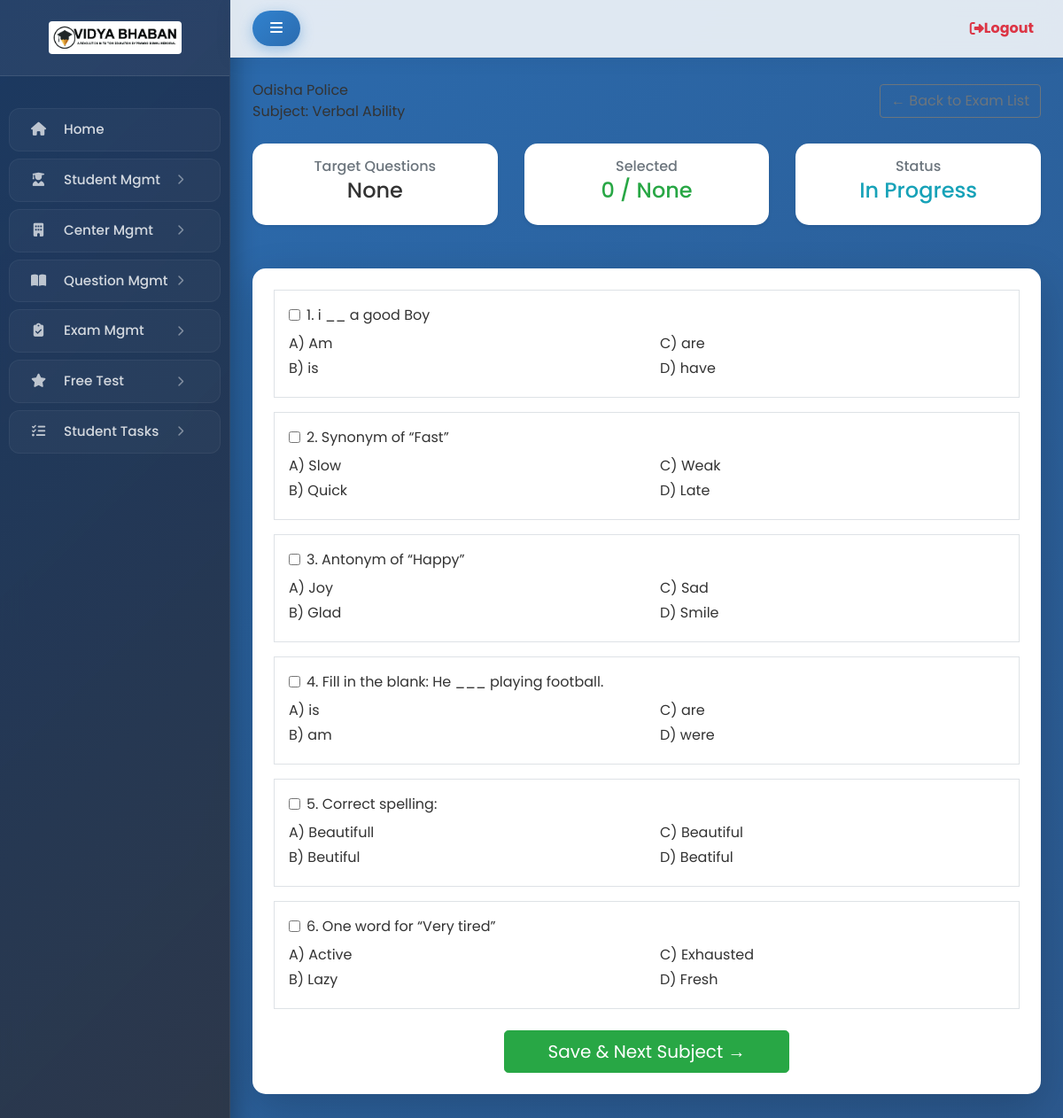
The page /panel/exam/3/select/3/ (signed in) on the database its author committed.
### app/models.py (models this page shows, shortened)
class Exam(models.Model):
    name = models.CharField(max_length=200)
    duration_minutes = models.PositiveIntegerField()
    marks_per_question = models.FloatField()
    negative_marking = models.FloatField(default=0)
    created_at = models.DateTimeField(auto_now_add=True)

class Subject(models.Model):
    name = models.CharField(max_length=100, unique=True)

class QuestionBank(models.Model):
    chapter = models.ForeignKey(Chapter, on_delete=models.CASCADE)
    question = models.TextField()
    option_a = models.CharField(max_length=255)
    option_b = models.CharField(max_length=255)
    option_c = models.CharField(max_length=255)
    option_d = models.CharField(max_length=255)
    CORRECT_CHOICES = (
        ('A', 'Option A'),
        ('B', 'Option B'),
        ('C', 'Option C'),
        ('D', 'Option D'),
    )
    correct_answer = models.CharField(max_length=1, choices=CORRECT_CHOICES)
    created_at = models.DateTimeField(auto_now_add=True)

### app/views.py (the view, shortened to what this page needs)
@staff_member_required(login_url="/admin-login/")
def select_subject_questions(request, exam_id, subject_id):
    exam = get_object_or_404(Exam, id=exam_id)
    subject = get_object_or_404(Subject, id=subject_id)
    targets = request.session.get(f"exam_{exam.id}_targets", {})
    target_count = targets.get(str(subject.id)) or targets.get(subject.id)
    questions = QuestionBank.objects.filter(
        chapter__subject=subject
    )
    return render(request, "admin/exam/select_questions.html", {
        "exam": exam,
        "subject": subject,
        "questions": questions,
        "target": target_count
    })

### templates/admin/exam/select_questions.html (shortened to what this page needs)
{% extends "admin/dashboard.html" %}
{% load static %}
{% block content %}
<div class="app-main__outer">
<div class="app-main__inner">
    <div class="app-page-title mb-4">
        <div class="page-title-wrapper d-flex justify-content-between align-items-center">
            <div class="page-title-heading">
                <div>
                    {{ exam.name }}
                    <div class="page-title-subheading">
                        Subject: {{ subject.name }}
                    </div>
                </div>
            </div>
            <a href="{% url 'exam_list' %}" class="btn btn-outline-secondary">
                ← Back to Exam List
            </a>
        </div>
    </div>
    <div class="row mb-4">
        <div class="col-md-4">
            <div class="card shadow-sm border-0 rounded-4 text-center p-3">
                <h6 class="text-muted mb-1">Target Questions</h6>
                <h4 class="fw-bold">{{ target }}</h4>
            </div>
        </div>
        <div class="col-md-4">
            <div class="card shadow-sm border-0 rounded-4 text-center p-3">
                <h6 class="text-muted mb-1">Selected</h6>
                <h4 class="fw-bold text-success">
                    <span id="count">0</span> / {{ target }}
                </h4>
            </div>
        </div>
        <div class="col-md-4">
            <div class="card shadow-sm border-0 rounded-4 text-center p-3">
                <h6 class="text-muted mb-1">Status</h6>
                <h4 class="fw-bold text-info">In Progress</h4>
            </div>
        </div>
    </div>
    <div class="card shadow-lg border-0 rounded-4">
        <div class="card-body p-4">
            <form method="post" id="questionForm">
                {% for q in questions %}
                <div class="border rounded-3 p-3 mb-3 question-card">
                    <div class="form-check mb-2">
                        <input type="checkbox"
                               name="question_ids"
                               value="{{ q.id }}"
                               class="form-check-input qcheck"
                               id="q{{ q.id }}"
                               onclick="updateCount()">
                        <label for="q{{ q.id }}" class="form-check-label fw-bold">
                            {{ forloop.counter }}. {{ q.question }}
                        </label>
                    </div>
                    <div class="row ps-4">
                        <div class="col-md-6">
                            <p class="mb-1">A) {{ q.option_a }}</p>
                            <p class="mb-1">B) {{ q.option_b }}</p>
                        </div>
                        <div class="col-md-6">
                            <p class="mb-1">C) {{ q.option_c }}</p>
                            <p class="mb-1">D) {{ q.option_d }}</p>
                        </div>
                    </div>
                </div>
                {% empty %}
                <div class="alert alert-warning">
                    No questions available for this subject.
                </div>
                {% endfor %}
                <div class="text-center mt-4">
                    <button type="submit"
                            class="btn btn-success btn-lg px-5">
                        Save & Next Subject →
                    </button>
                </div>
            </form>
        </div>
    </div>
</div>
</div>
{% endblock %}

### templates/admin/dashboard.html (style rules this page uses)
body { font-family: 'Poppins', sans-serif; background: linear-gradient(-45deg, #1a365d, #2d3748, #2c5282, #2b6cb0); background-size: 400% 400%; animation: gradientBG 18s ease infinite; overflow-x: hidden; color: #333; }
.card { border: none; border-radius: 15px; background: #fff; box-shadow: 0 10px 30px rgba(0,0,0,0.05); transition: all 0.4s cubic-bezier(0.175, 0.885, 0.32, 1.275); margin-bottom: 25px; overflow: hidden; position: relative; }

### rows shown on the page
Exam: name "Odisha Police"
Subject: name "Verbal Ability"
QuestionBank: question "i __ a good Boy", option_a "Am", option_b "is", option_c "are", option_d "have"
QuestionBank: question "Synonym of “Fast”", option_a "Slow", option_b "Quick", option_c "Weak", option_d "Late"
QuestionBank: question "Antonym of “Happy”", option_a "Joy", option_b "Glad", option_c "Sad", option_d "Smile"
QuestionBank: question "Fill in the blank: He ___ playing football.", option_a "is", option_b "am", option_c "are", option_d "were"
QuestionBank: question "Correct spelling:", option_a "Beautifull", option_b "Beutiful", option_c "Beautiful", option_d "Beatiful"
QuestionBank: question "One word for “Very tired”", option_a "Active", option_b "Lazy", option_c "Exhausted", option_d "Fresh"

### other values the page prints
{{ target }} "None"
